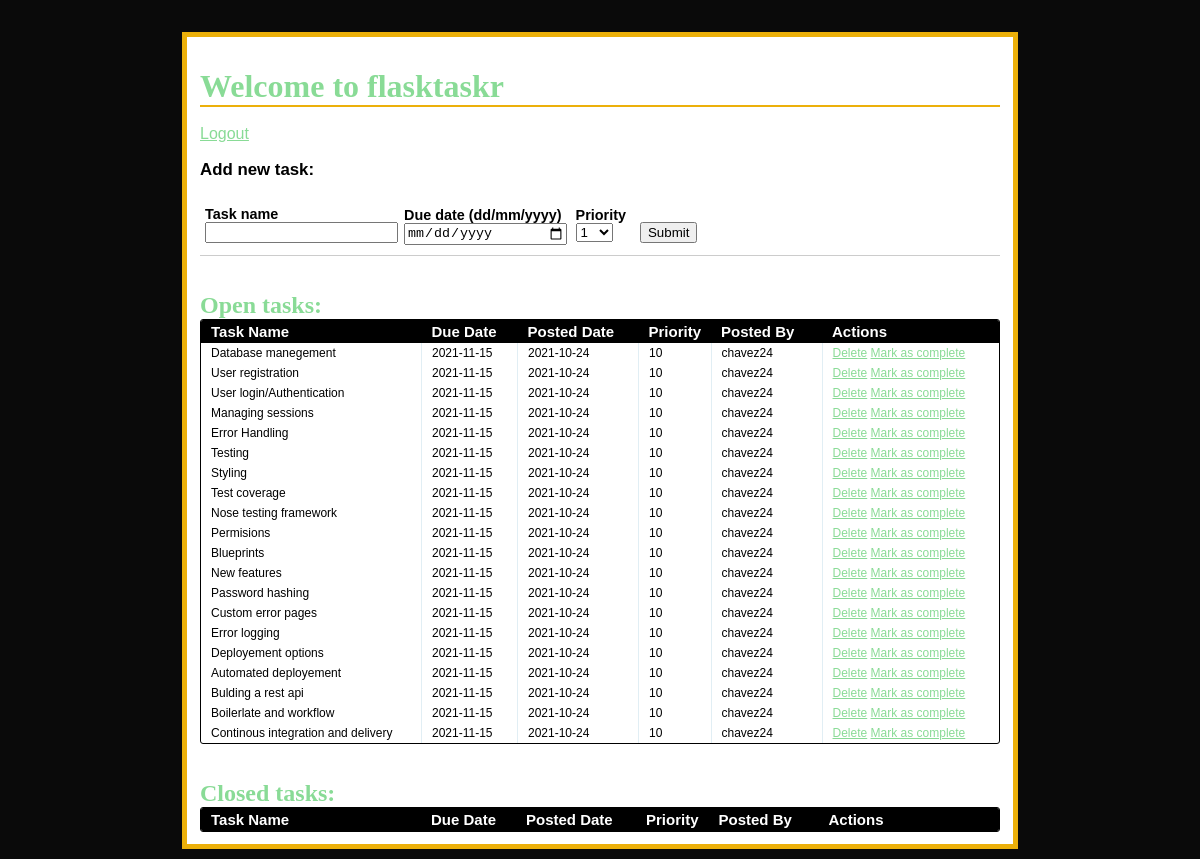
Screenshot of /tasks/ (signed in) with the database file from the repository.
### models.py (models this page shows, shortened)
class Task(db.Model):
    __tablename__ = "tasks"
    task_id = db.Column(db.Integer, primary_key=True)
    name = db.Column(db.String(80), nullable=False)
    due_date = db.Column(db.Date, nullable=False)
    priority = db.Column(db.Integer, nullable=False)
    posted_date = db.Column(db.Date, default=dt.utcnow())
    status = db.Column(db.Integer)
    user_id = db.Column(db.Integer, db.ForeignKey("users.id"))

class User(db.Model):
    __tablename__ = "users"
    id = db.Column(db.Integer, primary_key=True)
    name = db.Column(db.String, unique=True, nullable=False)
    email = db.Column(db.String, unique=True, nullable=False)
    password = db.Column(db.String, nullable=False)
    tasks = db.relationship("Task", backref="poster")

### views.py (the view)
@app.route("/tasks/")
@login_required
def tasks():
    open_tasks = (
        db.session.query(Task).filter_by(status="1").order_by(
            Task.due_date.asc())
    )
    closed_tasks = (
        db.session.query(Task).filter_by(status="0").order_by(
            Task.due_date.asc())
    )
    return render_template(
        "tasks.html",
        form=AddTaskForm(request.form),
        open_tasks=open_tasks,
        closed_tasks=closed_tasks,
    )

### forms.py
class AddTaskForm(FlaskForm):
    task_id = IntegerField()
    name = StringField("Task name", validators=[InputRequired()])
    due_date = DateField(
        "Due date (dd/mm/yyyy)",
        validators=[InputRequired()], format="%d/%m/%Y"
    )
    priority = SelectField(
        "Priority",
        validators=[InputRequired()],
        choices=[
            ("1", "1"),
            ("2", "2"),
            ("3", "3"),
            ("4", "4"),
            ("5", "5"),
            ("6", "6"),
            ("7", "7"),
            ("8", "8"),
            ("9", "9"),
            ("10", "10"),
        ],
    )
    status = IntegerField("Status")

### views.py (called while the page is built)
def login_required(test):
    @wraps(test)
    def wrap(*args, **kwargs):
        if "logged_in" in session:
            return test(*args, **kwargs)
        else:
            flash("You must to log in first!")
            return redirect(url_for("login"))
    return wrap

### templates/tasks.html (shortened to what this page needs)
{% extends "_base.html" %}
{% block content %}
<h1>Welcome to flasktaskr</h1>
<br>
<a href="{{ url_for('logout') }}">Logout</a>
<div class="add-task">
    <h3>Add new task:</h3>
    <form action="{{ url_for('new_task')}}" method="post" class="inline-form">
        <div class="input-group">
            {{ form.name.label}}
            {{ form.name}}
        </div>
        <div class="input-group">
            {{ form.due_date.label }}
            {{ form.due_date }}
        </div>
        <div class="input-group">
            {{ form.priority.label }}
            {{ form.priority }}
        </div>
        <div class="input-group">
            <button type="submit">Submit</button>
        </div>
    </form>
</div>
<div class="entries">
    <br>
    <br>
    <h2>Open tasks:</h2>
    <div class="datagrid">
        <table>
            <thead>
                <tr>
                    <th width="200px"><strong>Task Name</strong></th>
                    <th width="75px"><strong>Due Date</strong></th>
                    <th width="100px"><strong>Posted Date</strong></th>
                    <th width="50px"><strong>Priority</strong></th>
                    <th width="90px"><strong>Posted By</strong></th>
                    <th><strong>Actions</strong></th>
                </tr>
            </thead>
            {% for task in open_tasks %}
            <tr>
                <td width="200px">{{ task.name }}</td>
                <td width="75px">{{ task.due_date }}</td>
                <td width="100px">{{ task.posted_date }}</td>
                <td width="50px">{{ task.priority }}</td>
                <td width="90px">{{ task.poster.name }}</td>
                <td>
                    <a href="{{ url_for('delete_entry', task_id = task.task_id) }}">Delete</a>
                    <a href="{{ url_for('complete', task_id = task.task_id) }}">Mark as complete</a>
                </td>
            </tr>
            {% endfor %}
        </table>
    </div>
</div>
<div class="entries">
    <br>
    <br>
    <h2>Closed tasks:</h2>
    <div class="datagrid">
        <table>
            <thead>
                <tr>
                    <th width="200px"><strong>Task Name</strong></th>
                    <th width="75px"><strong>Due Date</strong></th>
                    <th width="100px"><strong>Posted Date</strong></th>
                    <th width="50px"><strong>Priority</strong></th>
                    <th width="90px"><strong>Posted By</strong></th>
                    <th><strong>Actions</strong></th>
                </tr>
            </thead>
        </table>
    </div>
</div>
{% endblock %}

### templates/_base.html (shortened to what this page needs)
<!DOCTYPE html>
<html>
    <head>
        <link rel="stylesheet" type="text/css" href="{{ url_for('static', filename='css/main.css')}}">
    </head>
    <body>
        <div class="page">
            <br>
            {% block content %}
            {% endblock %}
        </div>
    </body>
</html>

### static/css/main.css (style rules this page uses)
body { font-family: sans-serif; background: rgb(10, 10, 10); }
a, h1, h2 { color: #89db96; }
h1, h2 { font-family: 'Georgia', serif; margin: 0; }
h1 { border-bottom: 2px solid rgb(236, 176, 10); }
h2 { font-size: 1.5em; }
label { display: block; font-weight: bold; }
.page { margin: 2em auto; width: 50em; border: 5px solid rgb(236, 176, 10); padding: 0.8em; background: white; }
.entries { list-style: none; margin: 0; padding: 0; }
.add-task { font-size: 0.9em; border-bottom: 1px solid #ccc; }
.input-group { margin-bottom: 15px; }
.datagrid table { border-collapse: collapse; text-align: left; width: 100%; }
.datagrid { background: #fff; overflow: hidden; border: 1px solid #000000; border-radius: 3px; }
.datagrid table td, .datagrid table th { padding: 3px 10px; }
.datagrid table thead th { background-color:#000000; color:#FFFFFF; font-size: 15px; font-weight: bold; }
.datagrid table thead th:first-child { border: none; }
.datagrid table tbody td { color: #000000; border-left: 1px solid #E1EEF4; font-size: 12px; font-weight: normal; }
.datagrid table tbody td:first-child { border-left: none; }
.datagrid table tbody tr:last-child td { border-bottom: none; }
.inline-form .input-group { display: inline-block; margin: 10px 5px; }
.input-group input { width: 100%; }

### rows the page displays
Task: name "Database manegement", due_date "2021-11-15", posted_date "2021-10-24", priority "10", poster.name "chavez24"
Task: name "User registration", due_date "2021-11-15", posted_date "2021-10-24", priority "10", poster.name "chavez24"
Task: name "User login/Authentication", due_date "2021-11-15", posted_date "2021-10-24", priority "10", poster.name "chavez24"
Task: name "Managing sessions", due_date "2021-11-15", posted_date "2021-10-24", priority "10", poster.name "chavez24"
Task: name "Error Handling", due_date "2021-11-15", posted_date "2021-10-24", priority "10", poster.name "chavez24"
Task: name "Testing", due_date "2021-11-15", posted_date "2021-10-24", priority "10", poster.name "chavez24"
Task: name "Styling", due_date "2021-11-15", posted_date "2021-10-24", priority "10", poster.name "chavez24"
Task: name "Test coverage", due_date "2021-11-15", posted_date "2021-10-24", priority "10", poster.name "chavez24"
Task: name "Nose testing framework", due_date "2021-11-15", posted_date "2021-10-24", priority "10", poster.name "chavez24"
Task: name "Permisions", due_date "2021-11-15", posted_date "2021-10-24", priority "10", poster.name "chavez24"
Task: name "Blueprints", due_date "2021-11-15", posted_date "2021-10-24", priority "10", poster.name "chavez24"
Task: name "New features", due_date "2021-11-15", posted_date "2021-10-24", priority "10", poster.name "chavez24"
Task: name "Password hashing", due_date "2021-11-15", posted_date "2021-10-24", priority "10", poster.name "chavez24"
Task: name "Custom error pages", due_date "2021-11-15", posted_date "2021-10-24", priority "10", poster.name "chavez24"
Task: name "Error logging", due_date "2021-11-15", posted_date "2021-10-24", priority "10", poster.name "chavez24"
Task: name "Deployement options", due_date "2021-11-15", posted_date "2021-10-24", priority "10", poster.name "chavez24"
Task: name "Automated deployement", due_date "2021-11-15", posted_date "2021-10-24", priority "10", poster.name "chavez24"
Task: name "Bulding a rest api", due_date "2021-11-15", posted_date "2021-10-24", priority "10", poster.name "chavez24"
Task: name "Boilerlate and workflow", due_date "2021-11-15", posted_date "2021-10-24", priority "10", poster.name "chavez24"
Task: name "Continous integration and delivery", due_date "2021-11-15", posted_date "2021-10-24", priority "10", poster.name "chavez24"
